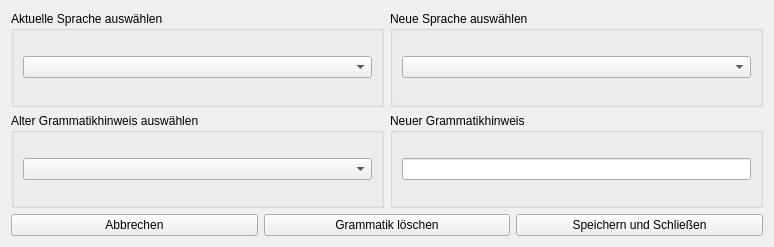
<?xml version="1.0" encoding="UTF-8"?>
<ui version="4.0">
 <class>Form</class>
 <widget class="QWidget" name="Form">
  <property name="geometry">
   <rect>
    <x>0</x>
    <y>0</y>
    <width>774</width>
    <height>247</height>
   </rect>
  </property>
  <property name="windowTitle">
   <string>Grammatik ändern</string>
  </property>
  <layout class="QVBoxLayout" name="verticalLayout_6">
   <item>
    <layout class="QVBoxLayout" name="verticalLayout_5">
     <item>
      <layout class="QHBoxLayout" name="horizontalLayout_3" stretch="1,1">
       <item>
        <widget class="QGroupBox" name="groupBox">
         <property name="title">
          <string>Aktuelle Sprache auswählen</string>
         </property>
         <layout class="QVBoxLayout" name="verticalLayout">
          <item>
           <widget class="QComboBox" name="cBSpracheAuswaehlen"/>
          </item>
         </layout>
        </widget>
       </item>
       <item>
        <widget class="QGroupBox" name="groupBox_4">
         <property name="title">
          <string>Neue Sprache auswählen</string>
         </property>
         <layout class="QVBoxLayout" name="verticalLayout_2">
          <item>
           <widget class="QComboBox" name="cBSpracheNeu"/>
          </item>
         </layout>
        </widget>
       </item>
      </layout>
     </item>
     <item>
      <layout class="QHBoxLayout" name="horizontalLayout_2" stretch="1,1">
       <item>
        <widget class="QGroupBox" name="groupBox_3">
         <property name="title">
          <string>Alter Grammatikhinweis auswählen</string>
         </property>
         <layout class="QVBoxLayout" name="verticalLayout_4">
          <item>
           <widget class="QComboBox" name="cbGrammarHint"/>
          </item>
         </layout>
        </widget>
       </item>
       <item>
        <widget class="QGroupBox" name="groupBox_2">
         <property name="title">
          <string>Neuer Grammatikhinweis</string>
         </property>
         <layout class="QVBoxLayout" name="verticalLayout_3">
          <item>
           <widget class="QLineEdit" name="tfNeuerName"/>
          </item>
         </layout>
        </widget>
       </item>
      </layout>
     </item>
     <item>
      <layout class="QHBoxLayout" name="horizontalLayout" stretch="1,1,1">
       <item>
        <widget class="QPushButton" name="btnAbbrechen">
         <property name="text">
          <string>Abbrechen</string>
         </property>
        </widget>
       </item>
       <item>
        <widget class="QPushButton" name="btnGrammarHintDel">
         <property name="text">
          <string>Grammatik löschen</string>
         </property>
        </widget>
       </item>
       <item>
        <widget class="QPushButton" name="btnSpeichernUndSchliessen">
         <property name="text">
          <string>Speichern und Schließen</string>
         </property>
        </widget>
       </item>
      </layout>
     </item>
    </layout>
   </item>
  </layout>
 </widget>
 <resources/>
 <connections/>
</ui>
